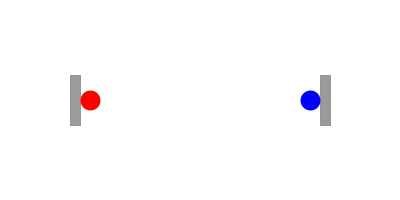
Frame 1 (no input)
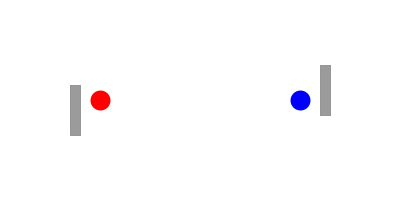
Frame 60 (the mouse pressed at the canvas centre just before this capture)
Frame 120 (the mouse held since frame 60 and released just before this capture): identical to frame 60, image omitted

The Processing sketch that drew these frames (run headless with seeded random() and noise(); from frame 60 on, the mouse is pressed at the canvas centre):

// Processing sketch: processing_169975
// ── processing_169975.pde

/*
by Adriano Parracciani
aka CyberParra
bouncing exercise
*/

void setup() {
size(400,200); 
strokeWeight(20);
frameRate(5);
}

int x1=90; //starting point red ball
int x2=310;//starting point blue ball
int step=10;
int y1=75; //y starting point rect sx
int y2=75; //y starting point rect dx


void draw() { 
background(255);
strokeWeight(1);
stroke(150);

//rects
fill(155);
rect(70,y1,10,50);//rect sx
rect(320,y2,10,50);//rect dx
y1=y1+step;
y2=y2-step;

//balls
strokeWeight(20);
//red
stroke(255,0,0);   
point(x1,height/2);
x1=x1+step; 

//blu
stroke(0,0,255);  
point(x2,height/2);
x2=x2-step;

//position control
if (x1==190) { 
         step=-10;//decrementing steps for red ball
        
    }
    
    if (x1==90) { 
         step=10;
    }
    
    if (x2==310) { 
         step=10;
        
    }
    
    if (x2==110) { //decrementing steps for blue ball
         step=-10;
    }
    
}
    
